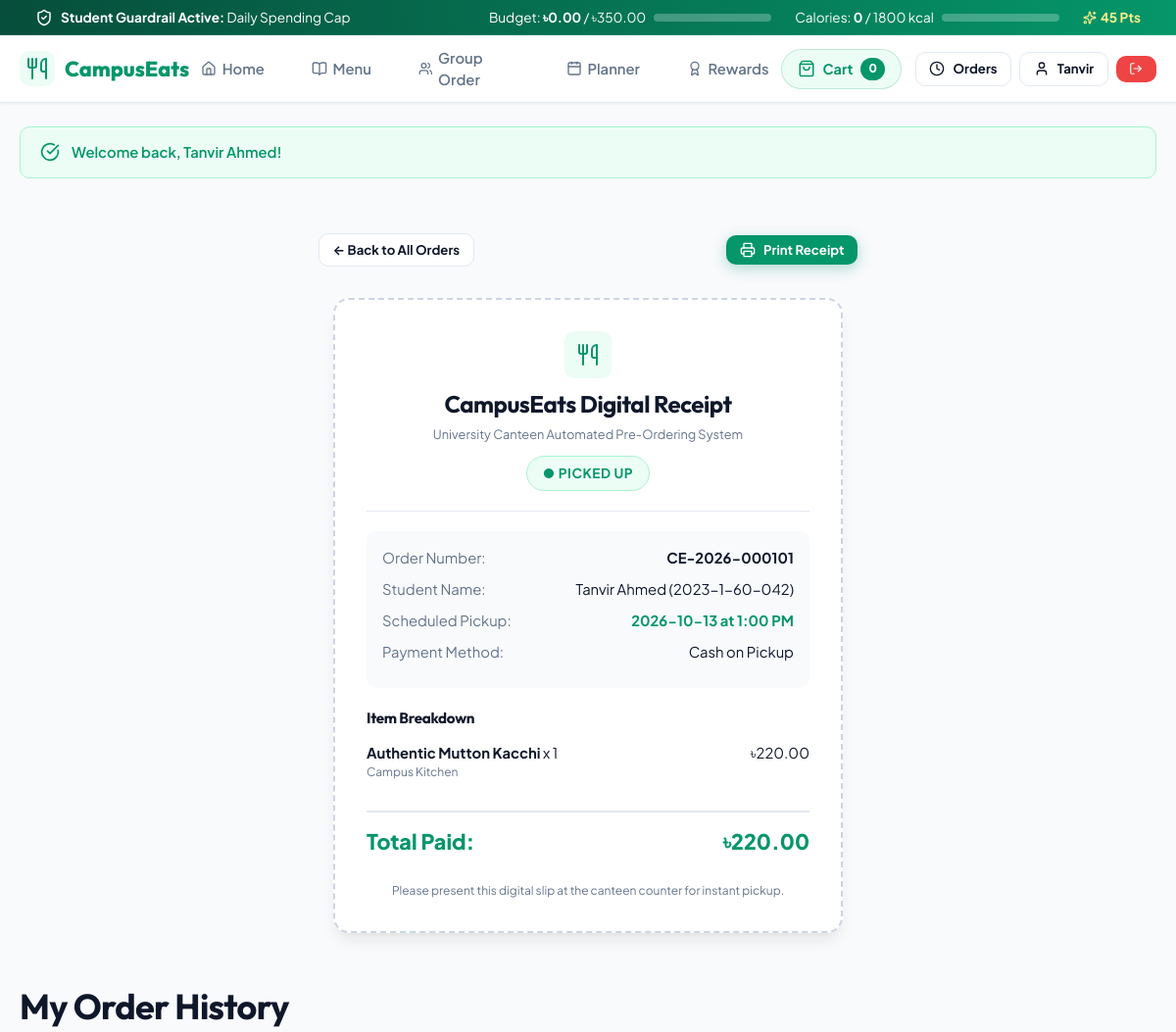
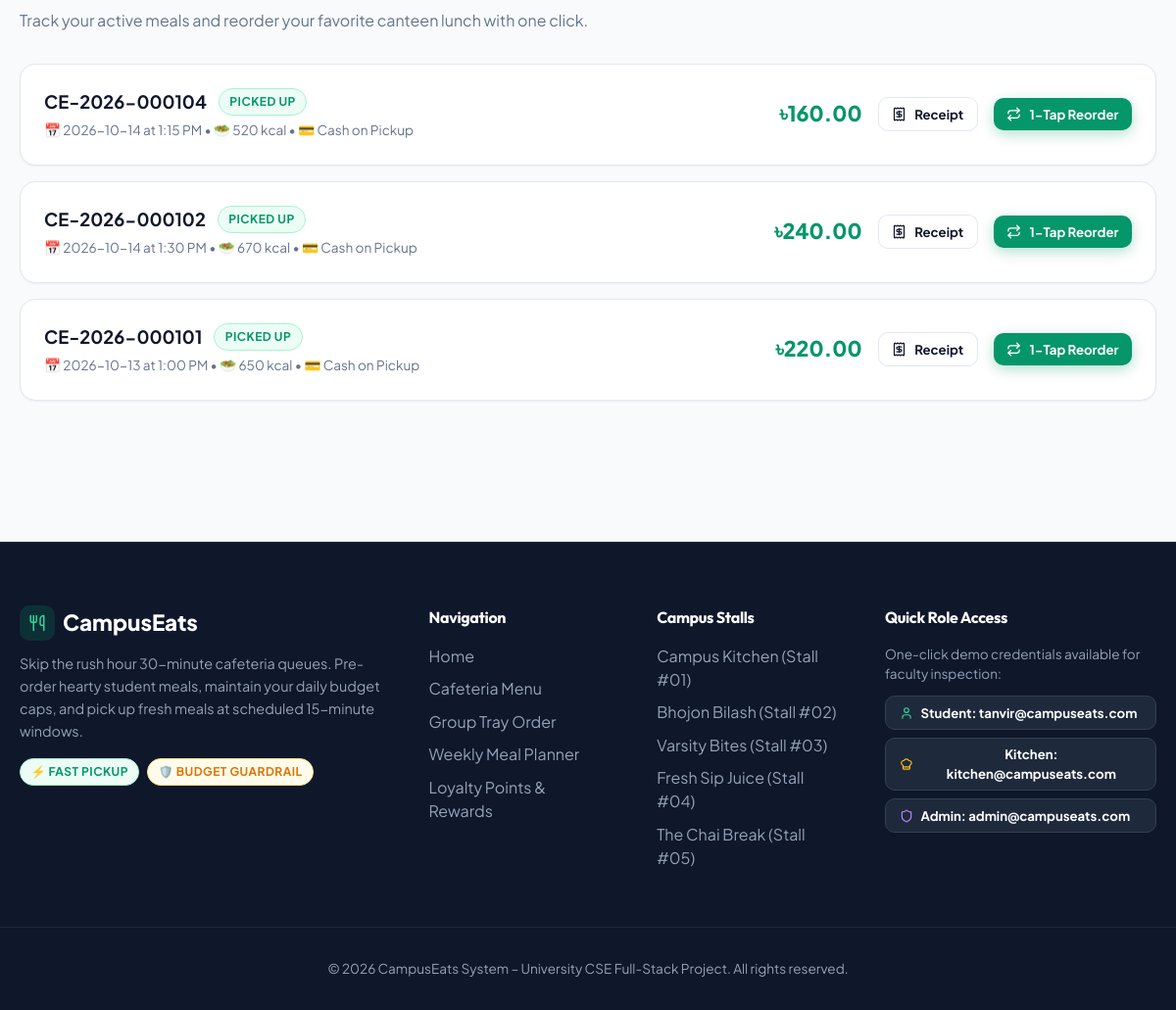
The page /php/orders.php?order_id=1 (signed in) on the database its author committed (2 pictures, top to bottom).
### tables this page shows
CREATE TABLE IF NOT EXISTS orders (
    id INT AUTO_INCREMENT PRIMARY KEY,
    order_number VARCHAR(50) NOT NULL UNIQUE,
    user_id INT NOT NULL,
    pickup_date DATE NOT NULL,
    pickup_time VARCHAR(20) NOT NULL,
    subtotal DECIMAL(10,2) NOT NULL,
    total_calories INT NOT NULL,
    estimated_wait_time INT NOT NULL COMMENT 'calculated preparation + queue wait time in minutes',
    status ENUM('Pending', 'Confirmed', 'Preparing', 'Ready', 'Picked Up', 'Cancelled') DEFAULT 'Pending' NOT NULL,
    special_instructions TEXT DEFAULT NULL,
    payment_method VARCHAR(50) DEFAULT 'Cash on Pickup',
    payment_status ENUM('Pending', 'Paid') DEFAULT 'Pending',
    transaction_id VARCHAR(100) DEFAULT NULL,
    paid_at TIMESTAMP NULL DEFAULT NULL,
    created_at TIMESTAMP DEFAULT CURRENT_TIMESTAMP,
    FOREIGN KEY (user_id) REFERENCES users(id) ON DELETE CASCADE,
    INDEX idx_order_user (user_id),
    INDEX idx_order_date (pickup_date),
    INDEX idx_order_status (status),
    INDEX idx_order_created (created_at)
);

CREATE TABLE IF NOT EXISTS users (
    id INT AUTO_INCREMENT PRIMARY KEY,
    name VARCHAR(100) NOT NULL,
    student_id VARCHAR(50) NOT NULL UNIQUE,
    email VARCHAR(100) NOT NULL UNIQUE,
    password_hash VARCHAR(255) NOT NULL,
    phone VARCHAR(20) DEFAULT NULL,
    role ENUM('student', 'kitchen', 'admin') DEFAULT 'student' NOT NULL,
    daily_budget DECIMAL(10,2) DEFAULT 300.00 NOT NULL,
    daily_calorie_limit INT DEFAULT 1800 NOT NULL,
    loyalty_points INT DEFAULT 0 NOT NULL,
    created_at TIMESTAMP DEFAULT CURRENT_TIMESTAMP,
    INDEX idx_user_role (role),
    INDEX idx_user_email (email)
);

CREATE TABLE IF NOT EXISTS order_items (
    id INT AUTO_INCREMENT PRIMARY KEY,
    order_id INT NOT NULL,
    menu_item_id INT NOT NULL,
    quantity INT NOT NULL,
    unit_price DECIMAL(10,2) NOT NULL,
    calories_at_purchase INT NOT NULL,
    FOREIGN KEY (order_id) REFERENCES orders(id) ON DELETE CASCADE,
    FOREIGN KEY (menu_item_id) REFERENCES menu_items(id) ON DELETE RESTRICT,
    INDEX idx_item_order (order_id)
);

CREATE TABLE IF NOT EXISTS menu_items (
    id INT AUTO_INCREMENT PRIMARY KEY,
    shop_id INT NOT NULL DEFAULT 1,
    category_id INT NOT NULL,
    name VARCHAR(100) NOT NULL,
    description TEXT DEFAULT NULL,
    price DECIMAL(10,2) NOT NULL,
    calories INT NOT NULL,
    image_url VARCHAR(500) NOT NULL,
    preparation_time INT NOT NULL COMMENT 'in minutes',
    is_available BOOLEAN DEFAULT TRUE NOT NULL,
    is_special BOOLEAN DEFAULT FALSE NOT NULL,
    is_combo BOOLEAN DEFAULT FALSE NOT NULL,
    created_at TIMESTAMP DEFAULT CURRENT_TIMESTAMP,
    FOREIGN KEY (shop_id) REFERENCES shops(id) ON DELETE CASCADE,
    FOREIGN KEY (category_id) REFERENCES categories(id) ON DELETE CASCADE,
    INDEX idx_menu_shop (shop_id),
    INDEX idx_menu_category (category_id),
    INDEX idx_menu_special (is_special),
    INDEX idx_menu_available (is_available)
);

CREATE TABLE IF NOT EXISTS shops (
    id INT AUTO_INCREMENT PRIMARY KEY,
    name VARCHAR(100) NOT NULL,
    tagline VARCHAR(255) DEFAULT NULL,
    category_type VARCHAR(100) NOT NULL,
    description TEXT DEFAULT NULL,
    image_url VARCHAR(500) DEFAULT NULL,
    rating DECIMAL(2,1) DEFAULT 4.8,
    delivery_time VARCHAR(50) DEFAULT '10-15 min',
    location VARCHAR(100) DEFAULT 'Campus Main Food Court',
    badge VARCHAR(50) DEFAULT NULL,
    is_open BOOLEAN DEFAULT TRUE,
    created_at TIMESTAMP DEFAULT CURRENT_TIMESTAMP,
    INDEX idx_shop_category (category_type)
);

### php/orders.php (the view, shortened to what the rows shown need)
<?php
require_once __DIR__ . '/config/db.php';
require_once __DIR__ . '/includes/auth.php';
require_once __DIR__ . '/includes/guardrail.php';
$userId = (int)$_SESSION['user']['id'];
$receiptOrder = null;
$receiptItems = [];
if (isset($_GET['order_id'])) {
    $orderId = (int)$_GET['order_id'];
    $stmt = $pdo->prepare("SELECT o.*, u.name as customer_name, u.student_id, u.email FROM orders o JOIN users u ON o.user_id = u.id WHERE o.id = ? AND (o.user_id = ? OR ? = 'admin' OR ? = 'kitchen')");
    $stmt->execute([$orderId, $userId, $_SESSION['user']['role'], $_SESSION['user']['role']]);
    $receiptOrder = $stmt->fetch();
    if ($receiptOrder) {
        $stmt = $pdo->prepare("
            SELECT oi.*, m.name as item_name, m.image_url, s.name as shop_name
            FROM order_items oi
            JOIN menu_items m ON oi.menu_item_id = m.id
            LEFT JOIN shops s ON m.shop_id = s.id
            WHERE oi.order_id = ?
        ");
        $stmt->execute([$orderId]);
        $receiptItems = $stmt->fetchAll();
    }
}
$stmt = $pdo->prepare("
    SELECT o.*, COUNT(oi.id) as item_count
    FROM orders o
    LEFT JOIN order_items oi ON o.id = oi.order_id
    WHERE o.user_id = ?
    GROUP BY o.id
    ORDER BY o.id DESC
");
$stmt->execute([$userId]);
$myOrders = $stmt->fetchAll();
require_once __DIR__ . '/includes/header.php';
?>
<div class="container" style="padding-top: 2rem; margin-bottom: 4rem;">
  <?php if ($receiptOrder): ?>
    <div style="margin-bottom: 3rem;">
      <div style="display: flex; justify-content: space-between; align-items: center; max-width: 550px; margin: 0 auto 1rem;">
        <a href="orders.php" class="btn btn-secondary btn-sm">&larr; Back to All Orders</a>
        <button onclick="window.print()" class="btn btn-primary btn-sm">
          <i data-lucide="printer" style="width: 16px; height: 16px;"></i>
          <span>Print Receipt</span>
        </button>
      </div>
      <div class="receipt-card">
        <div class="receipt-header">
          <div class="brand-icon" style="margin: 0 auto 0.5rem; width: 3rem; height: 3rem;">
            <i data-lucide="utensils"></i>
          </div>
          <h2 style="font-size: 1.5rem; margin-bottom: 0.25rem;">CampusEats Digital Receipt</h2>
          <p style="font-size: 0.8rem; color: var(--color-text-muted);">University Canteen Automated Pre-Ordering System</p>
          <div style="margin-top: 0.75rem;">
            <span class="badge <?= $receiptOrder['status'] === 'Ready' ? 'badge-ready' : ($receiptOrder['status'] === 'Picked Up' ? 'badge-green' : 'badge-amber') ?>" style="font-size: 0.85rem; padding: 0.4rem 1rem;">
              ● <?= htmlspecialchars($receiptOrder['status']) ?>
            </span>
          </div>
        </div>
        <div style="background: #f8fafc; padding: 1rem; border-radius: var(--radius-md); margin-bottom: 1.25rem; font-size: 0.85rem;">
          <div class="receipt-row">
            <span style="color: var(--color-text-muted);">Order Number:</span>
            <strong><?= htmlspecialchars($receiptOrder['order_number']) ?></strong>
          </div>
          <div class="receipt-row">
            <span style="color: var(--color-text-muted);">Student Name:</span>
            <span><?= htmlspecialchars($receiptOrder['customer_name']) ?> (<?= htmlspecialchars($receiptOrder['student_id']) ?>)</span>
          </div>
          <div class="receipt-row">
            <span style="color: var(--color-text-muted);">Scheduled Pickup:</span>
            <strong style="color: var(--color-primary);"><?= htmlspecialchars($receiptOrder['pickup_date']) ?> at <?= htmlspecialchars($receiptOrder['pickup_time']) ?></strong>
          </div>
          <div class="receipt-row">
            <span style="color: var(--color-text-muted);">Payment Method:</span>
            <span><?= htmlspecialchars($receiptOrder['payment_method']) ?></span>
          </div>
        </div>
        <h4 style="font-size: 0.95rem; margin-bottom: 0.75rem;">Item Breakdown</h4>
        <div style="display: flex; flex-direction: column; gap: 0.5rem; margin-bottom: 1.25rem;">
          <?php foreach ($receiptItems as $it): ?>
            <div class="receipt-row">
              <div>
                <strong><?= htmlspecialchars($it['item_name']) ?></strong> x <?= $it['quantity'] ?>
                <div style="font-size: 0.75rem; color: var(--color-text-muted);"><?= htmlspecialchars($it['shop_name']) ?></div>
              </div>
              <div><?= formatCurrency($it['unit_price'] * $it['quantity']) ?></div>
            </div>
          <?php endforeach; ?>
        </div>
        <div class="receipt-row receipt-total">
          <span>Total Paid:</span>
          <span><?= formatCurrency($receiptOrder['subtotal']) ?></span>
        </div>
        <div style="text-align: center; margin-top: 1.5rem; font-size: 0.75rem; color: var(--color-text-muted);">
          Please present this digital slip at the canteen counter for instant pickup.
        </div>
      </div>
    </div>
  <?php endif; ?>
  <div style="margin-bottom: 2rem;">
    <h1 style="font-size: 2.25rem; margin-bottom: 0.5rem;">My Order History</h1>
  </div>
  <?php if (empty($myOrders)): ?>
    <div class="card" style="padding: 4rem; text-align: center;">
      <i data-lucide="clock" style="width: 48px; height: 48px; margin: 0 auto 1rem; color: #cbd5e1;"></i>
      <h3>No previous orders found.</h3>
      <p style="color: var(--color-text-muted); margin-top: 0.5rem;">Pre-order your first lunch today to skip the canteen queue!</p>
      <a href="menu.php" class="btn btn-primary" style="margin-top: 1.5rem;">Browse Menu</a>
    </div>
  <?php else: ?>
    <div style="display: flex; flex-direction: column; gap: 1rem;">
      <?php foreach ($myOrders as $o): ?>
        <div class="card" style="padding: 1.5rem; display: flex; align-items: center; justify-content: space-between; flex-wrap: wrap; gap: 1rem;">
          <div>
            <div style="display: flex; align-items: center; gap: 0.75rem; margin-bottom: 0.35rem;">
              <strong style="font-size: 1.15rem;"><?= htmlspecialchars($o['order_number']) ?></strong>
              <span class="badge <?= $o['status'] === 'Ready' ? 'badge-ready' : ($o['status'] === 'Picked Up' ? 'badge-green' : 'badge-amber') ?>">
                <?= htmlspecialchars($o['status']) ?>
              </span>
            </div>
            <div style="font-size: 0.85rem; color: var(--color-text-muted);">
              <span>📅 <?= htmlspecialchars($o['pickup_date']) ?> at <?= htmlspecialchars($o['pickup_time']) ?></span> &bull;
              <span>🥗 <?= $o['total_calories'] ?> kcal</span> &bull;
              <span>💳 <?= htmlspecialchars($o['payment_method']) ?></span>
            </div>
          </div>
          <div style="display: flex; align-items: center; gap: 1rem;">
            <div style="font-size: 1.35rem; font-weight: 800; color: var(--color-primary);">
              <?= formatCurrency($o['subtotal']) ?>
            </div>
            <a href="orders.php?order_id=<?= $o['id'] ?>" class="btn btn-secondary btn-sm">
              <i data-lucide="receipt" style="width: 15px; height: 15px;"></i>
              <span>Receipt</span>
            </a>
            <a href="orders.php?reorder_id=<?= $o['id'] ?>" class="btn btn-primary btn-sm">
              <i data-lucide="repeat" style="width: 15px; height: 15px;"></i>
              <span>1-Tap Reorder</span>
            </a>
          </div>
        </div>
      <?php endforeach; ?>
    </div>
  <?php endif; ?>
</div>
<?php require_once __DIR__ . '/includes/footer.php'; ?>

### php/includes/header.php (shortened to what the rows shown need)
<?php
require_once __DIR__ . '/../config/db.php';
require_once __DIR__ . '/auth.php';
require_once __DIR__ . '/guardrail.php';
$user = currentUser();
$guardrail = ($user && $user['role'] === 'student') ? getDailyUsage($user['id']) : null;
?>
<!DOCTYPE html>
<html lang="en">
<head>
  <link rel="stylesheet" href="css/style.css">
</head>
<body>
<header class="navbar">
  <div class="container nav-container">
    <div class="nav-actions">
      <?php if ($user): ?>
        <div style="display:flex; align-items:center; gap:0.5rem;">
          <a href="orders.php" class="btn btn-secondary btn-sm" title="My Orders">
            <i data-lucide="clock" style="width:16px; height:16px;"></i>
            <span>Orders</span>
          </a>
          <a href="profile.php" class="btn btn-secondary btn-sm" title="My Profile">
            <i data-lucide="user" style="width:16px; height:16px;"></i>
            <span><?= htmlspecialchars(explode(' ', $user['name'])[0]) ?></span>
          </a>
          <a href="logout.php" class="btn btn-danger btn-sm" title="Log Out">
            <i data-lucide="log-out" style="width:14px; height:14px;"></i>
          </a>
        </div>
      <?php endif; ?>
    </div>
  </div>
</header>
<main>

### rows shown on the page
orders: user.name "Tanvir", status "PICKED UP", order_number "CE-2026-000101", user.name "Tanvir Ahmed", user.student_id "2023-1-60-042", pickup_date "2026-10-13", pickup_time "1:00 PM", payment_method "Cash on Pickup", subtotal "৳220.00", total_calories "650"
order_items: menu_item.name "Authentic Mutton Kacchi", quantity "1", shops.name "Campus Kitchen", formatCurrency($it['unit_price'] * $it['quantity']) "৳220.00"
orders: order_number "CE-2026-000104", status "PICKED UP", pickup_date "2026-10-14", pickup_time "1:15 PM", total_calories "520", payment_method "Cash on Pickup", subtotal "৳160.00"
orders: order_number "CE-2026-000102", status "PICKED UP", pickup_date "2026-10-14", pickup_time "1:30 PM", total_calories "670", payment_method "Cash on Pickup", subtotal "৳240.00"

### other values the page prints
$guardrail['spent_today'] "0.00"
$guardrail['daily_budget'] "350.00"
$guardrail['calories_today'] "0"
$guardrail['daily_calorie_limit'] "1800"
$guardrail['loyalty_points'] "45"
$cartCount "0"
$_SESSION['flash_success'] "Welcome back, Tanvir Ahmed!"
